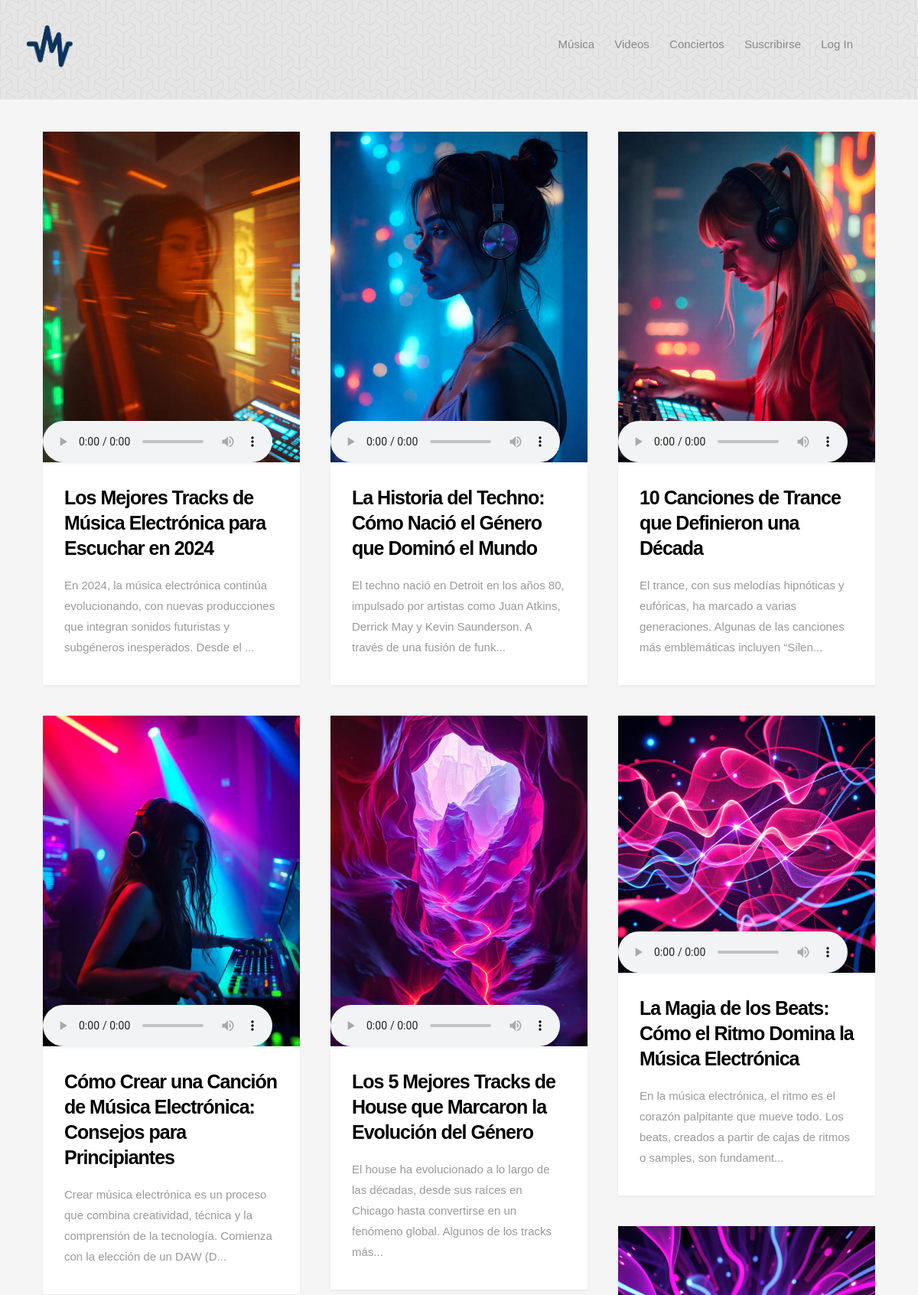
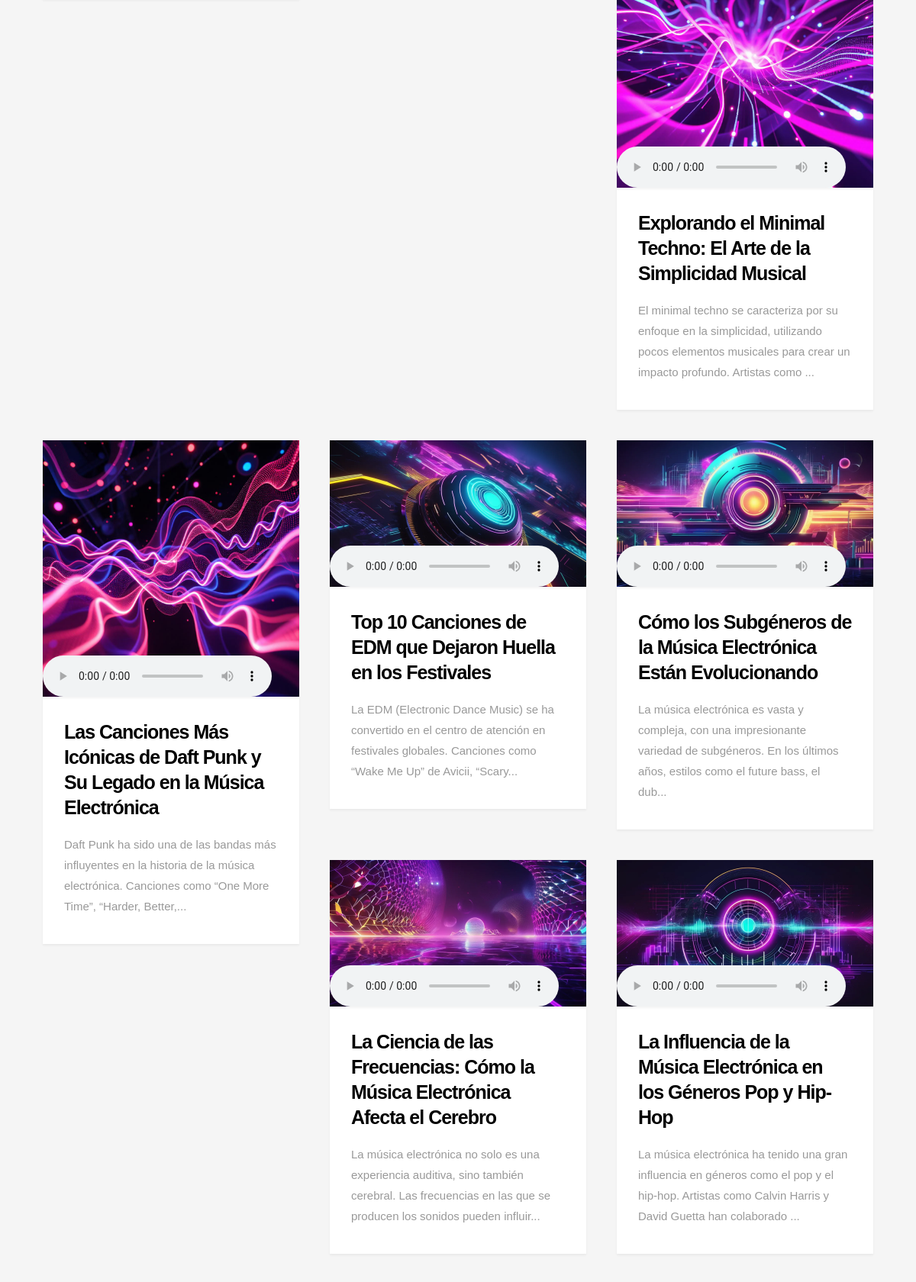
The page /musica.php (upper part) on the database its author committed (2 pictures, top to bottom).
### tables this page shows
CREATE TABLE IF NOT EXISTS `entradas` (
  `id_entrada` int NOT NULL AUTO_INCREMENT,
  `id_autor` int NOT NULL,
  `titulo_entrada` text NOT NULL,
  `contenido_entrada` text NOT NULL,
  `fecha_creacion_entrada` date NOT NULL,
  `categoria_entrada` enum('musica','video','concierto') NOT NULL,
  `video` varchar(250) DEFAULT NULL,
  `musica` varchar(250) DEFAULT NULL,
  `imagen` varchar(250) DEFAULT NULL,
  PRIMARY KEY (`id_entrada`),
  KEY `fk_autor` (`id_autor`)
);

### mostrar_contenido_musica.php (the view, shortened to what this page needs)
<div class="row masonry">
    <div class="bricks-wrapper">
        <?php
        include("./conexiondb.php");
        $sql = "SELECT * FROM entradas WHERE categoria_entrada = 'musica' ORDER BY fecha_creacion_entrada DESC";
        $resultado = $conexion->query($sql);
        if ($resultado->num_rows === 0) {
            echo "No hay ninguna entrada";
        } else {
            while ($fila = $resultado->fetch_assoc()) {
                ?>
                <article class="brick entry format-audio animate-this">
                    <div class="entry-thumb">
                        <a href="ver_post.php?id=<?php echo $fila['id_entrada'] ?>" class="thumb-link">
                            <img src="<?php echo $fila['imagen'] ?>" alt="concert">
                        </a>
                        <div class="audio-wrap">
                            <audio id="player" src="<?php echo $fila['musica'] ?>" width="100%" height="42"
                                controls="controls"></audio>
                        </div>
                    </div>
                    <div class="entry-text">
                        <div class="entry-header">
                            <h1 class="entry-title"><a
                                    href="ver_post.php?id=<?php echo $fila['id_entrada'] ?>"><?php echo $fila['titulo_entrada'] ?></a>
                            </h1>
                        </div>
                        <div class="entry-excerpt">
                            <?php echo substr($fila['contenido_entrada'], 0, 150) . "..."; ?>
                        </div>
                    </div>
                </article>
                <?php
            }
        }
        ?>
    </div>
</div>

### css/base.css (style rules this page uses)
body { margin: 0; }
article, aside, details, figcaption, figure, footer, header, hgroup, main, menu, nav, section, summary { display: block; }
audio, canvas, progress, video { display: inline-block; vertical-align: baseline; }
a { background: transparent; }
h1 { font-size: 2em; margin: 0.67em 0; }
img { border: 0; }
*, *::before, *::after { box-sizing: inherit; }
body { font-weight: normal; line-height: 1; text-rendering: optimizeLegibility; word-wrap: break-word; -webkit-overflow-scrolling: touch; -webkit-text-size-adjust: none; }
body, input, button { -moz-osx-font-smoothing: grayscale; -webkit-font-smoothing: antialiased; }
img, video { max-width: 100%; height: auto; }
div, dl, dt, dd, ul, ol, li, h1, h2, h3, h4, h5, h6, pre, form, p, blockquote, th, td { margin: 0; padding: 0; }
h1, h2, h3, h4, h5, h6 { -webkit-font-variant-ligatures: common-ligatures; -moz-font-variant-ligatures: common-ligatures; font-variant-ligatures: common-ligatures; text-rendering: optimizeLegibility; }
a { text-decoration: none; line-height: inherit; }
a img { border: none; }
.row { width: 94%; max-width: 1170px; margin: 0 auto; }
.row:before, .row:after { content: ""; display: table; }
.row:after { clear: both; }

### css/main.css (style rules this page uses)
html, body { height: 100%; }
body { background: #f5f5f5; font-family: "roboto-regular", sans-serif; font-size: 1.7rem; line-height: 3rem; color: #111111; }
a, a:visited { color: #1237B1; border-bottom: 1px solid transparent; -moz-transition: all 0.4s ease-in-out; -o-transition: all 0.4s ease-in-out; -webkit-transition: all 0.4s ease-in-out; -ms-transition: all 0.4s ease-in-out; transition: all 0.4s ease-in-out; }
h1, h2, h3, h4, h5, h6, .h01, .h02, .h03, .h04, .h05, .h06 { font-family: "montserrat-bold", sans-serif; color: #151515; font-style: normal; text-rendering: optimizeLegibility; margin-bottom: 2.1rem; }
h1, .h01 { font-size: 3.1rem; line-height: 1.35; letter-spacing: -.1rem; }
.bricks-wrapper .entry { margin-bottom: 40px; }
.bricks-wrapper .entry-thumb, .bricks-wrapper .entry-text { box-shadow: 0 2px 3px rgba(0, 0, 0, 0.05); }
.bricks-wrapper .entry-thumb { position: relative; overflow: hidden; }
.bricks-wrapper .entry-thumb .thumb-link img { vertical-align: bottom; -moz-transition: all 0.3s ease-in-out; -o-transition: all 0.3s ease-in-out; -webkit-transition: all 0.3s ease-in-out; -ms-transition: all 0.3s ease-in-out; transition: all 0.3s ease-in-out; }
.bricks-wrapper .entry-thumb .thumb-link::before { content: ""; display: block; background: rgba(0, 0, 0, 0.8); opacity: 0; visibility: hidden; position: absolute; top: 0; left: 0; width: 100%; height: 100%; -moz-transition: all 0.3s ease-in-out; -o-transition: all 0.3s ease-in-out; -webkit-transition: all 0.3s ease-in-out; -ms-transition: all 0.3s ease-in-out; transition: all 0.3s ease-in-out; z-index: 1; }
.bricks-wrapper .entry-thumb .thumb-link::after { content: "..."; font-family: georgia, serif; font-size: 4.5rem; z-index: 1; display: block; height: 90px; width: 90px; letter-spacing: -2.6px; line-height: 90px; margin-left: -45px; margin-top: -45px; position: absolute; left: 50%; top: 50%; text-align: center; color: #FFFFFF; opacity: 0; visibility: hidden; -moz-transition: all 0.3s ease-in-out; -o-transition: all 0.3s ease-in-out; -webkit-transition: all 0.3s ease-in-out; -ms-transition: all 0.3s ease-in-out; transition: all 0.3s ease-in-out; -webkit-transform: scale(0.5); -ms-transform: scale(0.5); transform: scale(0.5); }
.bricks-wrapper .entry-text { padding: 1.8rem 2.8rem 3.6rem; background-color: white; }
.bricks-wrapper .entry-header .entry-title { font-size: 2.5rem; line-height: 1.32; margin-bottom: 1.8rem; }
.bricks-wrapper .entry-header .entry-title a, .bricks-wrapper .entry-header .entry-title a:visited { color: #000000; }
.bricks-wrapper .entry-excerpt { font-size: 1.5rem; line-height: 2.7rem; color: #999999; }
#bricks .masonry { max-width: 1440px; }
.bricks-wrapper:before, .bricks-wrapper:after { content: ""; display: table; }
.bricks-wrapper:after { clear: both; }
.bricks-wrapper .grid-sizer, .bricks-wrapper .brick { width: 25%; }
.bricks-wrapper .brick { float: left; padding: 0 20px; }
@media only screen and (max-width:1280px) { .bricks-wrapper .grid-sizer, .bricks-wrapper .brick { width: 33.33333%; } }
.format-audio .audio-wrap { position: absolute !important; bottom: 0; left: 0; width: 100%; }

### rows shown on the page
entradas: imagen (picture), titulo_entrada "Los Mejores Tracks de Música Electrónica para Escuchar en 2024", contenido_entrada "En 2024, la música electrónica continúa evolucionando, con nuevas producciones que integran sonidos futuristas y subgéneros inesperados. Desde el"
entradas: imagen (picture), titulo_entrada "La Historia del Techno: Cómo Nació el Género que Dominó el Mundo", contenido_entrada "El techno nació en Detroit en los años 80, impulsado por artistas como Juan Atkins, Derrick May y Kevin Saunderson. A través de una fusión de funk"
entradas: imagen (picture), titulo_entrada "10 Canciones de Trance que Definieron una Década", contenido_entrada "El trance, con sus melodías hipnóticas y eufóricas, ha marcado a varias generaciones. Algunas de las canciones más emblemáticas incluyen “Silen"
entradas: imagen (picture), titulo_entrada "Cómo Crear una Canción de Música Electrónica: Consejos para Principiantes", contenido_entrada "Crear música electrónica es un proceso que combina creatividad, técnica y la comprensión de la tecnología. Comienza con la elección de un DAW (D"
entradas: imagen (picture), titulo_entrada "Los 5 Mejores Tracks de House que Marcaron la Evolución del Género", contenido_entrada "El house ha evolucionado a lo largo de las décadas, desde sus raíces en Chicago hasta convertirse en un fenómeno global. Algunos de los tracks más"
entradas: imagen (picture), titulo_entrada "La Magia de los Beats: Cómo el Ritmo Domina la Música Electrónica", contenido_entrada "En la música electrónica, el ritmo es el corazón palpitante que mueve todo. Los beats, creados a partir de cajas de ritmos o samples, son fundament"
entradas: imagen (picture), titulo_entrada "Explorando el Minimal Techno: El Arte de la Simplicidad Musical", contenido_entrada "El minimal techno se caracteriza por su enfoque en la simplicidad, utilizando pocos elementos musicales para crear un impacto profundo. Artistas como"
entradas: imagen (picture), titulo_entrada "Las Canciones Más Icónicas de Daft Punk y Su Legado en la Música Electrónica", contenido_entrada "Daft Punk ha sido una de las bandas más influyentes en la historia de la música electrónica. Canciones como “One More Time”, “Harder, Better,"
entradas: imagen (picture), titulo_entrada "Top 10 Canciones de EDM que Dejaron Huella en los Festivales", contenido_entrada "La EDM (Electronic Dance Music) se ha convertido en el centro de atención en festivales globales. Canciones como “Wake Me Up” de Avicii, “Scary"
entradas: imagen (picture), titulo_entrada "Cómo los Subgéneros de la Música Electrónica Están Evolucionando", contenido_entrada "La música electrónica es vasta y compleja, con una impresionante variedad de subgéneros. En los últimos años, estilos como el future bass, el dub"
entradas: imagen (picture), titulo_entrada "La Ciencia de las Frecuencias: Cómo la Música Electrónica Afecta el Cerebro", contenido_entrada "La música electrónica no solo es una experiencia auditiva, sino también cerebral. Las frecuencias en las que se producen los sonidos pueden influir"
entradas: imagen (picture), titulo_entrada "La Influencia de la Música Electrónica en los Géneros Pop y Hip-Hop", contenido_entrada "La música electrónica ha tenido una gran influencia en géneros como el pop y el hip-hop. Artistas como Calvin Harris y David Guetta han colaborado"
